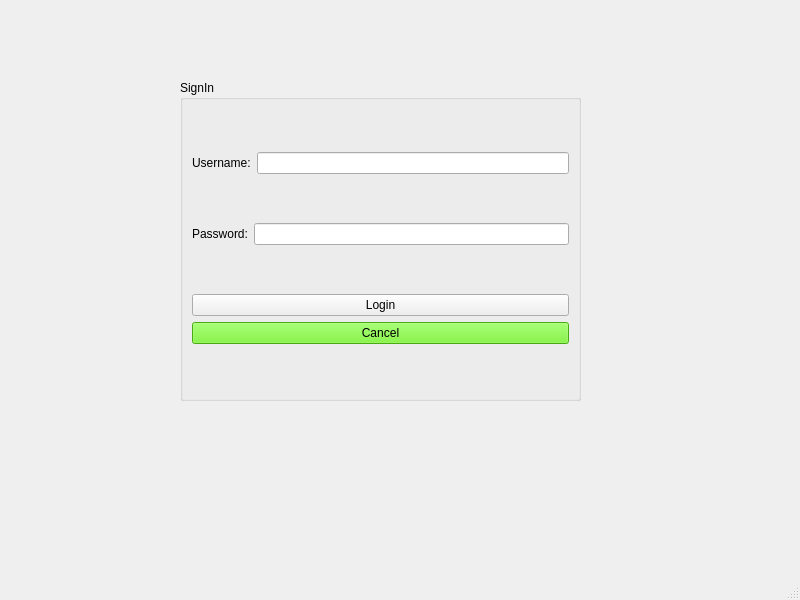
<?xml version="1.0" encoding="UTF-8"?>
<ui version="4.0">
 <class>MainWindow</class>
 <widget class="QMainWindow" name="MainWindow">
  <property name="geometry">
   <rect>
    <x>0</x>
    <y>0</y>
    <width>800</width>
    <height>600</height>
   </rect>
  </property>
  <property name="windowTitle">
   <string>MainWindow</string>
  </property>
  <widget class="QWidget" name="centralwidget">
   <widget class="QGroupBox" name="groupBox">
    <property name="geometry">
     <rect>
      <x>180</x>
      <y>80</y>
      <width>401</width>
      <height>321</height>
     </rect>
    </property>
    <property name="title">
     <string>SignIn</string>
    </property>
    <layout class="QVBoxLayout" name="verticalLayout_2">
     <item>
      <layout class="QHBoxLayout" name="horizontalLayout">
       <item>
        <widget class="QLabel" name="label">
         <property name="text">
          <string>Username:</string>
         </property>
        </widget>
       </item>
       <item>
        <widget class="QLineEdit" name="lineEdit"/>
       </item>
      </layout>
     </item>
     <item>
      <layout class="QHBoxLayout" name="horizontalLayout_2">
       <item>
        <widget class="QLabel" name="label_2">
         <property name="text">
          <string>Password:</string>
         </property>
        </widget>
       </item>
       <item>
        <widget class="QLineEdit" name="lineEdit_2">
         <property name="echoMode">
          <enum>QLineEdit::Password</enum>
         </property>
        </widget>
       </item>
      </layout>
     </item>
     <item>
      <layout class="QVBoxLayout" name="verticalLayout">
       <item>
        <widget class="QPushButton" name="pushButton">
         <property name="text">
          <string>Login</string>
         </property>
        </widget>
       </item>
       <item>
        <widget class="QPushButton" name="pushButton_2">
         <property name="palette">
          <palette>
           <active>
            <colorrole role="WindowText">
             <brush brushstyle="SolidPattern">
              <color alpha="255">
               <red>0</red>
               <green>0</green>
               <blue>0</blue>
              </color>
             </brush>
            </colorrole>
            <colorrole role="Button">
             <brush brushstyle="SolidPattern">
              <color alpha="255">
               <red>100</red>
               <green>240</green>
               <blue>24</blue>
              </color>
             </brush>
            </colorrole>
            <colorrole role="Light">
             <brush brushstyle="SolidPattern">
              <color alpha="255">
               <red>174</red>
               <green>255</green>
               <blue>130</blue>
              </color>
             </brush>
            </colorrole>
            <colorrole role="Midlight">
             <brush brushstyle="SolidPattern">
              <color alpha="255">
               <red>137</red>
               <green>247</green>
               <blue>77</blue>
              </color>
             </brush>
            </colorrole>
            <colorrole role="Dark">
             <brush brushstyle="SolidPattern">
              <color alpha="255">
               <red>50</red>
               <green>120</green>
               <blue>12</blue>
              </color>
             </brush>
            </colorrole>
            <colorrole role="Mid">
             <brush brushstyle="SolidPattern">
              <color alpha="255">
               <red>67</red>
               <green>160</green>
               <blue>16</blue>
              </color>
             </brush>
            </colorrole>
            <colorrole role="Text">
             <brush brushstyle="SolidPattern">
              <color alpha="255">
               <red>0</red>
               <green>0</green>
               <blue>0</blue>
              </color>
             </brush>
            </colorrole>
            <colorrole role="BrightText">
             <brush brushstyle="SolidPattern">
              <color alpha="255">
               <red>255</red>
               <green>255</green>
               <blue>255</blue>
              </color>
             </brush>
            </colorrole>
            <colorrole role="ButtonText">
             <brush brushstyle="SolidPattern">
              <color alpha="255">
               <red>0</red>
               <green>0</green>
               <blue>0</blue>
              </color>
             </brush>
            </colorrole>
            <colorrole role="Base">
             <brush brushstyle="SolidPattern">
              <color alpha="255">
               <red>255</red>
               <green>255</green>
               <blue>255</blue>
              </color>
             </brush>
            </colorrole>
            <colorrole role="Window">
             <brush brushstyle="SolidPattern">
              <color alpha="255">
               <red>100</red>
               <green>240</green>
               <blue>24</blue>
              </color>
             </brush>
            </colorrole>
            <colorrole role="Shadow">
             <brush brushstyle="SolidPattern">
              <color alpha="255">
               <red>0</red>
               <green>0</green>
               <blue>0</blue>
              </color>
             </brush>
            </colorrole>
            <colorrole role="AlternateBase">
             <brush brushstyle="SolidPattern">
              <color alpha="255">
               <red>177</red>
               <green>247</green>
               <blue>139</blue>
              </color>
             </brush>
            </colorrole>
            <colorrole role="ToolTipBase">
             <brush brushstyle="SolidPattern">
              <color alpha="255">
               <red>255</red>
               <green>255</green>
               <blue>220</blue>
              </color>
             </brush>
            </colorrole>
            <colorrole role="ToolTipText">
             <brush brushstyle="SolidPattern">
              <color alpha="255">
               <red>0</red>
               <green>0</green>
               <blue>0</blue>
              </color>
             </brush>
            </colorrole>
            <colorrole role="PlaceholderText">
             <brush brushstyle="SolidPattern">
              <color alpha="128">
               <red>0</red>
               <green>0</green>
               <blue>0</blue>
              </color>
             </brush>
            </colorrole>
           </active>
           <inactive>
            <colorrole role="WindowText">
             <brush brushstyle="SolidPattern">
              <color alpha="255">
               <red>0</red>
               <green>0</green>
               <blue>0</blue>
              </color>
             </brush>
            </colorrole>
            <colorrole role="Button">
             <brush brushstyle="SolidPattern">
              <color alpha="255">
               <red>100</red>
               <green>240</green>
               <blue>24</blue>
              </color>
             </brush>
            </colorrole>
            <colorrole role="Light">
             <brush brushstyle="SolidPattern">
              <color alpha="255">
               <red>174</red>
               <green>255</green>
               <blue>130</blue>
              </color>
             </brush>
            </colorrole>
            <colorrole role="Midlight">
             <brush brushstyle="SolidPattern">
              <color alpha="255">
               <red>137</red>
               <green>247</green>
               <blue>77</blue>
              </color>
             </brush>
            </colorrole>
            <colorrole role="Dark">
             <brush brushstyle="SolidPattern">
              <color alpha="255">
               <red>50</red>
               <green>120</green>
               <blue>12</blue>
              </color>
             </brush>
            </colorrole>
            <colorrole role="Mid">
             <brush brushstyle="SolidPattern">
              <color alpha="255">
               <red>67</red>
               <green>160</green>
               <blue>16</blue>
              </color>
             </brush>
            </colorrole>
            <colorrole role="Text">
             <brush brushstyle="SolidPattern">
              <color alpha="255">
               <red>0</red>
               <green>0</green>
               <blue>0</blue>
              </color>
             </brush>
            </colorrole>
            <colorrole role="BrightText">
             <brush brushstyle="SolidPattern">
              <color alpha="255">
               <red>255</red>
               <green>255</green>
               <blue>255</blue>
              </color>
             </brush>
            </colorrole>
            <colorrole role="ButtonText">
             <brush brushstyle="SolidPattern">
              <color alpha="255">
               <red>0</red>
               <green>0</green>
               <blue>0</blue>
              </color>
             </brush>
            </colorrole>
            <colorrole role="Base">
             <brush brushstyle="SolidPattern">
              <color alpha="255">
               <red>255</red>
               <green>255</green>
               <blue>255</blue>
              </color>
             </brush>
            </colorrole>
            <colorrole role="Window">
             <brush brushstyle="SolidPattern">
              <color alpha="255">
               <red>100</red>
               <green>240</green>
               <blue>24</blue>
              </color>
             </brush>
            </colorrole>
            <colorrole role="Shadow">
             <brush brushstyle="SolidPattern">
              <color alpha="255">
               <red>0</red>
               <green>0</green>
               <blue>0</blue>
              </color>
             </brush>
            </colorrole>
            <colorrole role="AlternateBase">
             <brush brushstyle="SolidPattern">
              <color alpha="255">
               <red>177</red>
               <green>247</green>
               <blue>139</blue>
              </color>
             </brush>
            </colorrole>
            <colorrole role="ToolTipBase">
             <brush brushstyle="SolidPattern">
              <color alpha="255">
               <red>255</red>
               <green>255</green>
               <blue>220</blue>
              </color>
             </brush>
            </colorrole>
            <colorrole role="ToolTipText">
             <brush brushstyle="SolidPattern">
              <color alpha="255">
               <red>0</red>
               <green>0</green>
               <blue>0</blue>
              </color>
             </brush>
            </colorrole>
            <colorrole role="PlaceholderText">
             <brush brushstyle="SolidPattern">
              <color alpha="128">
               <red>0</red>
               <green>0</green>
               <blue>0</blue>
              </color>
             </brush>
            </colorrole>
           </inactive>
           <disabled>
            <colorrole role="WindowText">
             <brush brushstyle="SolidPattern">
              <color alpha="255">
               <red>50</red>
               <green>120</green>
               <blue>12</blue>
              </color>
             </brush>
            </colorrole>
            <colorrole role="Button">
             <brush brushstyle="SolidPattern">
              <color alpha="255">
               <red>100</red>
               <green>240</green>
               <blue>24</blue>
              </color>
             </brush>
            </colorrole>
            <colorrole role="Light">
             <brush brushstyle="SolidPattern">
              <color alpha="255">
               <red>174</red>
               <green>255</green>
               <blue>130</blue>
              </color>
             </brush>
            </colorrole>
            <colorrole role="Midlight">
             <brush brushstyle="SolidPattern">
              <color alpha="255">
               <red>137</red>
               <green>247</green>
               <blue>77</blue>
              </color>
             </brush>
            </colorrole>
            <colorrole role="Dark">
             <brush brushstyle="SolidPattern">
              <color alpha="255">
               <red>50</red>
               <green>120</green>
               <blue>12</blue>
              </color>
             </brush>
            </colorrole>
            <colorrole role="Mid">
             <brush brushstyle="SolidPattern">
              <color alpha="255">
               <red>67</red>
               <green>160</green>
               <blue>16</blue>
              </color>
             </brush>
            </colorrole>
            <colorrole role="Text">
             <brush brushstyle="SolidPattern">
              <color alpha="255">
               <red>50</red>
               <green>120</green>
               <blue>12</blue>
              </color>
             </brush>
            </colorrole>
            <colorrole role="BrightText">
             <brush brushstyle="SolidPattern">
              <color alpha="255">
               <red>255</red>
               <green>255</green>
               <blue>255</blue>
              </color>
             </brush>
            </colorrole>
            <colorrole role="ButtonText">
             <brush brushstyle="SolidPattern">
              <color alpha="255">
               <red>50</red>
               <green>120</green>
               <blue>12</blue>
              </color>
             </brush>
            </colorrole>
            <colorrole role="Base">
             <brush brushstyle="SolidPattern">
              <color alpha="255">
               <red>100</red>
               <green>240</green>
               <blue>24</blue>
              </color>
             </brush>
            </colorrole>
            <colorrole role="Window">
             <brush brushstyle="SolidPattern">
              <color alpha="255">
               <red>100</red>
               <green>240</green>
               <blue>24</blue>
              </color>
             </brush>
            </colorrole>
            <colorrole role="Shadow">
             <brush brushstyle="SolidPattern">
              <color alpha="255">
               <red>0</red>
               <green>0</green>
               <blue>0</blue>
              </color>
             </brush>
            </colorrole>
            <colorrole role="AlternateBase">
             <brush brushstyle="SolidPattern">
              <color alpha="255">
               <red>100</red>
               <green>240</green>
               <blue>24</blue>
              </color>
             </brush>
            </colorrole>
            <colorrole role="ToolTipBase">
             <brush brushstyle="SolidPattern">
              <color alpha="255">
               <red>255</red>
               <green>255</green>
               <blue>220</blue>
              </color>
             </brush>
            </colorrole>
            <colorrole role="ToolTipText">
             <brush brushstyle="SolidPattern">
              <color alpha="255">
               <red>0</red>
               <green>0</green>
               <blue>0</blue>
              </color>
             </brush>
            </colorrole>
            <colorrole role="PlaceholderText">
             <brush brushstyle="SolidPattern">
              <color alpha="128">
               <red>0</red>
               <green>0</green>
               <blue>0</blue>
              </color>
             </brush>
            </colorrole>
           </disabled>
          </palette>
         </property>
         <property name="text">
          <string>Cancel</string>
         </property>
        </widget>
       </item>
      </layout>
     </item>
    </layout>
   </widget>
  </widget>
  <widget class="QMenuBar" name="menubar">
   <property name="geometry">
    <rect>
     <x>0</x>
     <y>0</y>
     <width>800</width>
     <height>26</height>
    </rect>
   </property>
  </widget>
  <widget class="QStatusBar" name="statusbar"/>
 </widget>
 <resources/>
 <connections/>
</ui>
